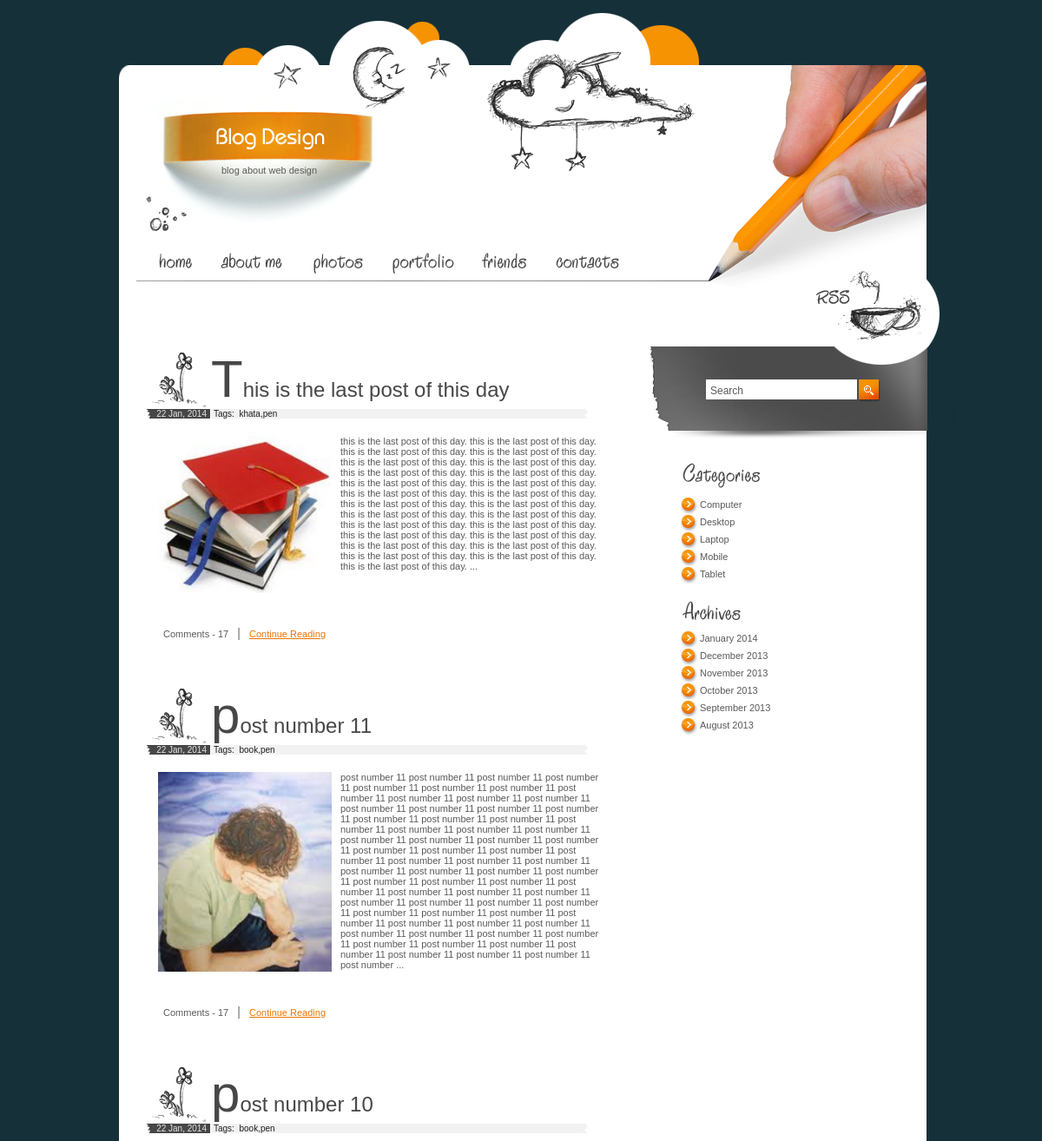
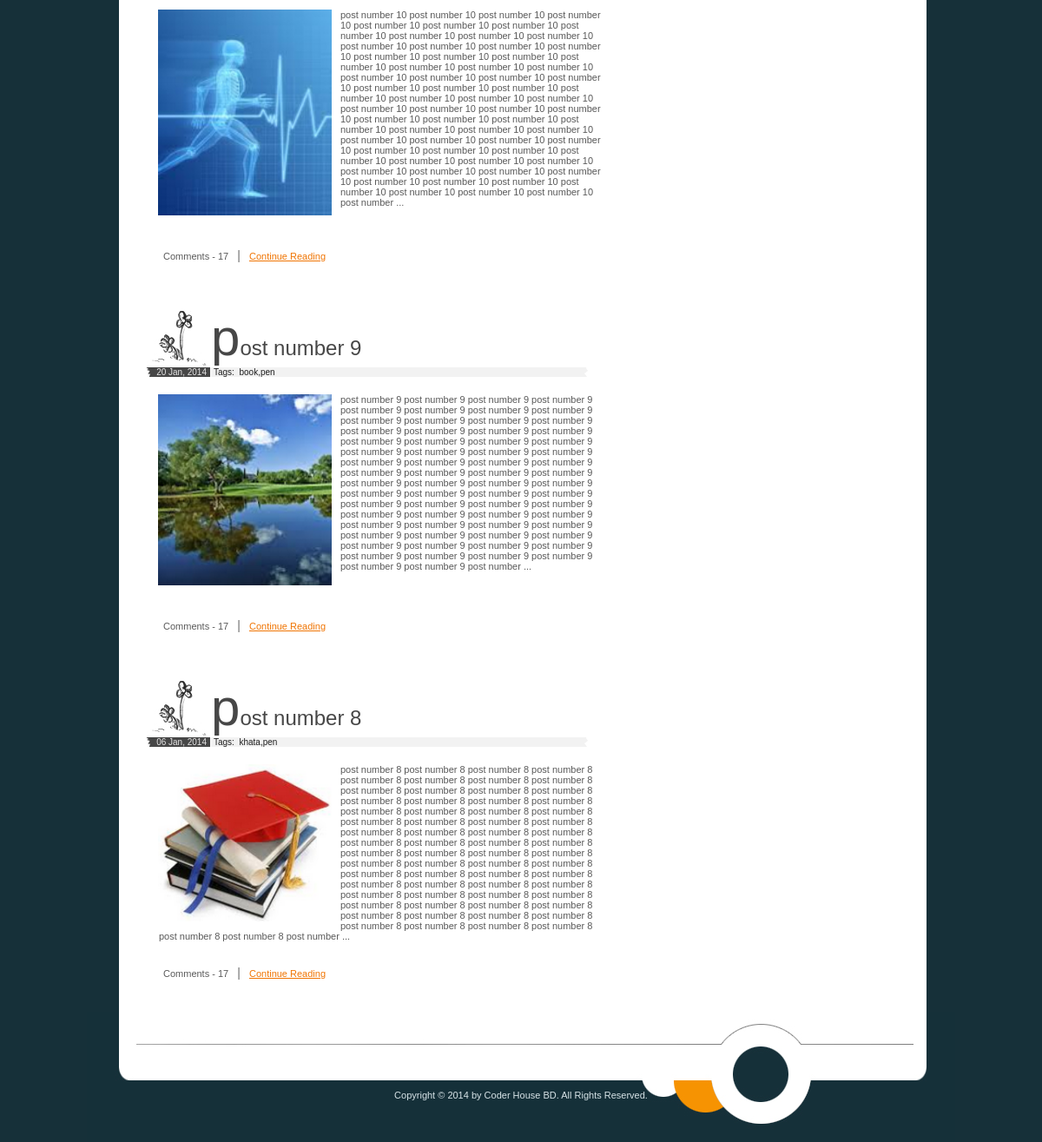
Screenshot of /archive.php?date=2014-01 with the database file from the repository (2 pictures, top to bottom).
### tables this page shows
CREATE TABLE IF NOT EXISTS `tbl_post` (
  `post_id` int(11) NOT NULL AUTO_INCREMENT,
  `post_title` varchar(255) NOT NULL,
  `post_description` text NOT NULL,
  `post_image` varchar(255) NOT NULL,
  `cat_id` int(11) NOT NULL,
  `tag_id` varchar(255) NOT NULL,
  `post_date` varchar(255) NOT NULL,
  `year` varchar(4) NOT NULL,
  `month` varchar(2) NOT NULL,
  `post_timestamp` varchar(255) NOT NULL,
  PRIMARY KEY (`post_id`)
);

CREATE TABLE IF NOT EXISTS `tbl_category` (
  `cat_id` int(11) NOT NULL AUTO_INCREMENT,
  `cat_name` varchar(255) NOT NULL,
  PRIMARY KEY (`cat_id`)
);

CREATE TABLE IF NOT EXISTS `tbl_footer` (
  `id` int(11) NOT NULL AUTO_INCREMENT,
  `description` text NOT NULL,
  PRIMARY KEY (`id`)
);

### archive.php (the view, shortened to what this page needs)
<?php
if(!isset($_REQUEST['date'])) {
	header("location: index.php");
}
else {
	$date1 = $_REQUEST['date'];
	$year1 = substr($date1,0,4);
	$month1 = substr($date1,5,2);
}
?>
<?php include('header.php'); ?>
<?php
include "config.php";
			$limit = 5;
			$page = @$_GET['page'];
			if($page)
				$start = ($page - 1) * $limit;
			else
				$start = 0;
			$statement = $db->prepare("SELECT * FROM tbl_post WHERE year=? AND month=? ORDER BY post_id DESC LIMIT $start, $limit");
			$statement->execute(array($year1,$month1));
			$result = $statement->fetchAll(PDO::FETCH_ASSOC);
foreach($result as $row)
{
	?>
	<div class="post">
		<h2><?php echo $row['post_title']; ?></h2>
		<div>
			<span class="date">
				<?php
					$post_date = $row['post_date'];
					$day = substr($post_date,8,2);
					$month = substr($post_date,5,2);
					$year = substr($post_date,0,4);
					if($month=='01') {$month="Jan";}
					echo $day.' '.$month.', '.$year;
				?>
			</span>
			<span class="categories">
				Tags:&nbsp;
				<?php
					$arr = explode(",",$row['tag_id']);
					$count_arr = count(explode(",",$row['tag_id']));
					$k=0;
					for($j=0;$j<$count_arr;$j++)
					{
						$statement1 = $db->prepare("SELECT * FROM tbl_tag WHERE tag_id=?");
						$statement1->execute(array($arr[$j]));
						$result1 = $statement1->fetchAll(PDO::FETCH_ASSOC);
						foreach($result1 as $row1)
						{
							$arr1[$k] = $row1['tag_name'];
						}
						$k++;
					}
					$tag_names = implode(",",$arr1);
					echo $tag_names;
				?>
			</span>
		</div>
		<div class="description">
			<img src="uploads/<?php echo $row['post_image']; ?>" alt="" width="200" style="float:left;" />
			<?php
				$pieces = explode(" ", $row['post_description']);
				$final_words = implode(" ", array_splice($pieces, 0, 200));
				$final_words = $final_words.' ...';
			?>
			<?php echo $final_words; ?>
		</div>
		<p class="comments">Comments - 17 <span>|</span> <a href="index2.php?id=<?php echo $row['post_id']; ?>">Continue Reading</a></p>
	</div>
	<?php
}
?>
<div class="pagination">
</div>
<?php include('footer.php'); ?>

### footer.php (shortened to what this page needs)
</div>
		<div id="sidebar">
		    <div id="search">
				<input type="text" value="Search"> <a href="#"><img src="images/go.gif" alt="" width="26" height="26" /></a>
			</div>
			<div class="list">
				<img src="images/title1.gif" alt="" width="186" height="36" />
				<ul>
					<?php
						include('config.php');
						$statement = $db->prepare("SELECT * FROM tbl_category ORDER BY cat_name ASC");
						$statement->execute();
						$result = $statement->fetchAll(PDO::FETCH_ASSOC);
						foreach($result as $row)
						{
							?>
							<li><a href="category.php?id=<?php echo $row['cat_id']; ?>"><?php echo $row['cat_name']; ?></a></li>
							<?php
						}
					?>
				</ul>
				<img src="images/title2.gif" alt="" width="180" height="34" />
				<?php
					$j=0;
					$statement = $db->prepare("SELECT distinct(post_date) FROM tbl_post ORDER BY post_date DESC");
					$statement->execute();
					$result = $statement->fetchAll(PDO::FETCH_ASSOC);
					foreach($result as $row)
					{
						$ym = substr($row['post_date'],0,7);
						$arr_date[$j] = $ym;
						$j++;
					}
					$result = array_unique($arr_date);
					$final_val = implode(",",$result);
					$final_arr_date = explode(",",$final_val);
					$final_arr_date_count = count(explode(",",$final_val));
				?>
				<ul>
					<?php
					for($j=0;$j<$final_arr_date_count;$j++)
					{
						$year = substr($final_arr_date[$j],0,4);
						$month = substr($final_arr_date[$j],5,2);
						if($month=='01') {$month_full="January";}
						if($month=='08') {$month_full="August";}
						if($month=='09') {$month_full="September";}
						if($month=='10') {$month_full="October";}
						if($month=='11') {$month_full="November";}
						if($month=='12') {$month_full="December";}
						?>
						<li><a href="archive.php?date=<?php echo $final_arr_date[$j]; ?>"><?php echo $month_full.' '.$year; ?></a></li>
						<?php
					}
					?>
				</ul>
			</div>
		</div>
	</div>
	<div id="footer">
		<p>
			<?php
				include('config.php');
				$statement = $db->prepare("SELECT * FROM tbl_footer WHERE id=1");
				$statement->execute();
				$result = $statement->fetchAll(PDO::FETCH_ASSOC);
				foreach($result as $row)
				{
					echo $row['description'];
				}
			?>
		</p>
	</div>
</body>
</html>

### style.css (style rules this page uses)
* { margin:0px; padding:0px; }
img { border:0px }
html { width:100%; height:100%; background-color:#163039; }
body { width:1000px; height:100%; position:relative; margin:0 auto; background-image:url(images/bg.gif); background-position:top left; background-repeat:repeat-y; }
html > body { height:auto; min-height:100%; }
#footer { height:150px; position:absolute; bottom:0px; background-image:url(images/footer_bg.jpg); background-position:top left; background-repeat:no-repeat; width:1000px; font-family:Tahoma, sans-serif; font-size:11px; color:#D8E4E8; }
#footer p { width:100%; text-align:center; padding:90px 0 0 0 }
#sidebar { width:356px; float:left }
.post { padding:0 0 35px 0; overflow:hidden; width:532px; float:left; }
.post h2 { font-family:Arial, Helvetica, sans-serif; font-size:24px; color:#474747; font-weight:normal; display:block; padding:15px 0 0 75px; / line-height:70px; background-image:url(images/h_bg.jpg); background-position:bottom left; background-repeat:no-repeat; }
.post h2:first-letter { font-size:60px; }
.date { display:block; float:left; background-image:url(images/date_bg.gif); background-position:top left; background-repeat:no-repeat; width:70px; text-align:right; font-family:Arial, Helvetica, sans-serif; font-size:10px; color:#E6E5E5; padding:0 4px 0 0 }
.categories { display:block; float:left; background-image:url(images/categories_bg.gif); background-position:top left; background-repeat:no-repeat; width:454px; font-family:Arial, Helvetica, sans-serif; font-size:10px; color:#1D1D1D; padding:0 0 0 4px }
.description { width:500px; padding:20px 0 0 0; float:left; margin:0 0 15px 0; }
.post .description img { float:left; padding:0 10px 10px 14px; margin:0px; }
.post .description p { padding:0 0 0 15px; }
.comments { display:block; float:left; line-height:17px; padding:5px 0 0 18px; }
.comments a { color:#F07402; text-decoration:underline }
.comments span { font-size:14px; color:#6E6E6E; padding:0 7px; line-height:17px; }
#search { background-image:url(images/search_bg.jpg); background-position:top left; background-repeat:no-repeat; width:356px; height:124px; margin:0 0 20px 0 }
#search input { width:169px; height:20px; border:0px; line-height:15px; font-family:Arial, Helvetica, sans-serif; font-size:12px; color:#595959; margin:50px 0 0 69px; padding:3px 0 0 5px; float:left }
#search a { display:block; float:left; margin:50px 0 0 2px }
.list { padding:0 0 15px 35px; }
.list ul { width:290px; overflow:hidden; padding:5px 0 15px 5px }
.list li { list-style-type:none; background-image:url(images/bullet.gif); background-position:top left; background-repeat:no-repeat; padding:0 0 5px 22px; line-height:15px; height:15px; width:240px; float:left; }
.list a { font-family:Arial, Helvetica, sans-serif; font-size:11px; color:#595959; text-decoration:none; }
.post p { width:511px; padding:13px 0 0 20px; }
div.pagination { padding: 3px; margin: 3px; z-index: 1000; font-size: 14px; margin-bottom: 20px; }

### rows the page displays
tbl_post: post_title "This is the last post of this day", post_date "22", post_date "Jan", post_date "2014", tag_names "khata,pen", post_image (picture), final_words "this is the last post of this day. this is the last post of this day. this is the last post of this day. this is the last post of this day. this is the last post of this day. this is the last post of this day. this is the last post of this day. this is the last post of this day. this is the last post of this day. this is the last post of this day. this is the last post of this day. this is the last post of this day. this is the last post of this day. this is the last post of this day. this is the last post of this day. this is the last post of this day. this is the last post of this day. this is the last post of this day. this is the last post of this day. this is the last post of this day.…"
tbl_post: post_title "post number 11", post_date "22", post_date "Jan", post_date "2014", tag_names "book,pen", post_image (picture), final_words "post number 11 post number 11 post number 11 post number 11 post number 11 post number 11 post number 11 post number 11 post number 11 post number 11 post number 11 post number 11 post number 11 post number 11 post number 11 post number 11 post number 11 post number 11 post number 11 post number 11 post number 11 post number 11 post number 11 post number 11 post number 11 post number 11 post number 11 post number 11 post number 11 post number 11 post number 11 post number 11 post number 11 post number 11 post number 11 post number 11 post number 11 post number 11 post number 11 post number 11 post number 11 post number 11 post number 11 post number 11 post number 11 post number 11 post…"
tbl_post: post_title "post number 10", post_date "22", post_date "Jan", post_date "2014", tag_names "book,pen", post_image (picture), final_words "post number 10 post number 10 post number 10 post number 10 post number 10 post number 10 post number 10 post number 10 post number 10 post number 10 post number 10 post number 10 post number 10 post number 10 post number 10 post number 10 post number 10 post number 10 post number 10 post number 10 post number 10 post number 10 post number 10 post number 10 post number 10 post number 10 post number 10 post number 10 post number 10 post number 10 post number 10 post number 10 post number 10 post number 10 post number 10 post number 10 post number 10 post number 10 post number 10 post number 10 post number 10 post number 10 post number 10 post number 10 post number 10 post number 10 post…"
tbl_post: post_title "post number 9", post_date "20", post_date "Jan", post_date "2014", tag_names "book,pen", post_image (picture), final_words "post number 9 post number 9 post number 9 post number 9 post number 9 post number 9 post number 9 post number 9 post number 9 post number 9 post number 9 post number 9 post number 9 post number 9 post number 9 post number 9 post number 9 post number 9 post number 9 post number 9 post number 9 post number 9 post number 9 post number 9 post number 9 post number 9 post number 9 post number 9 post number 9 post number 9 post number 9 post number 9 post number 9 post number 9 post number 9 post number 9 post number 9 post number 9 post number 9 post number 9 post number 9 post number 9 post number 9 post number 9 post number 9 post number 9 post number 9 post number 9 post number 9 post number 9…"
tbl_post: post_title "post number 8", post_date "06", post_date "Jan", post_date "2014", tag_names "khata,pen", post_image (picture), final_words "post number 8 post number 8 post number 8 post number 8 post number 8 post number 8 post number 8 post number 8 post number 8 post number 8 post number 8 post number 8 post number 8 post number 8 post number 8 post number 8 post number 8 post number 8 post number 8 post number 8 post number 8 post number 8 post number 8 post number 8 post number 8 post number 8 post number 8 post number 8 post number 8 post number 8 post number 8 post number 8 post number 8 post number 8 post number 8 post number 8 post number 8 post number 8 post number 8 post number 8 post number 8 post number 8 post number 8 post number 8 post number 8 post number 8 post number 8 post number 8 post number 8 post number 8…"
tbl_category: cat_name "Computer"
tbl_category: cat_name "Desktop"
tbl_category: cat_name "Laptop"
tbl_category: cat_name "Mobile"
tbl_category: cat_name "Tablet"
tbl_footer: description "Copyright © 2014 by Coder House BD. All Rights Reserved."

### other values shown
$month_full "January"
$year "2014"
$month_full "December"
$year "2013"
$month_full "November"
$month_full "October"
$month_full "September"
$month_full "August"
